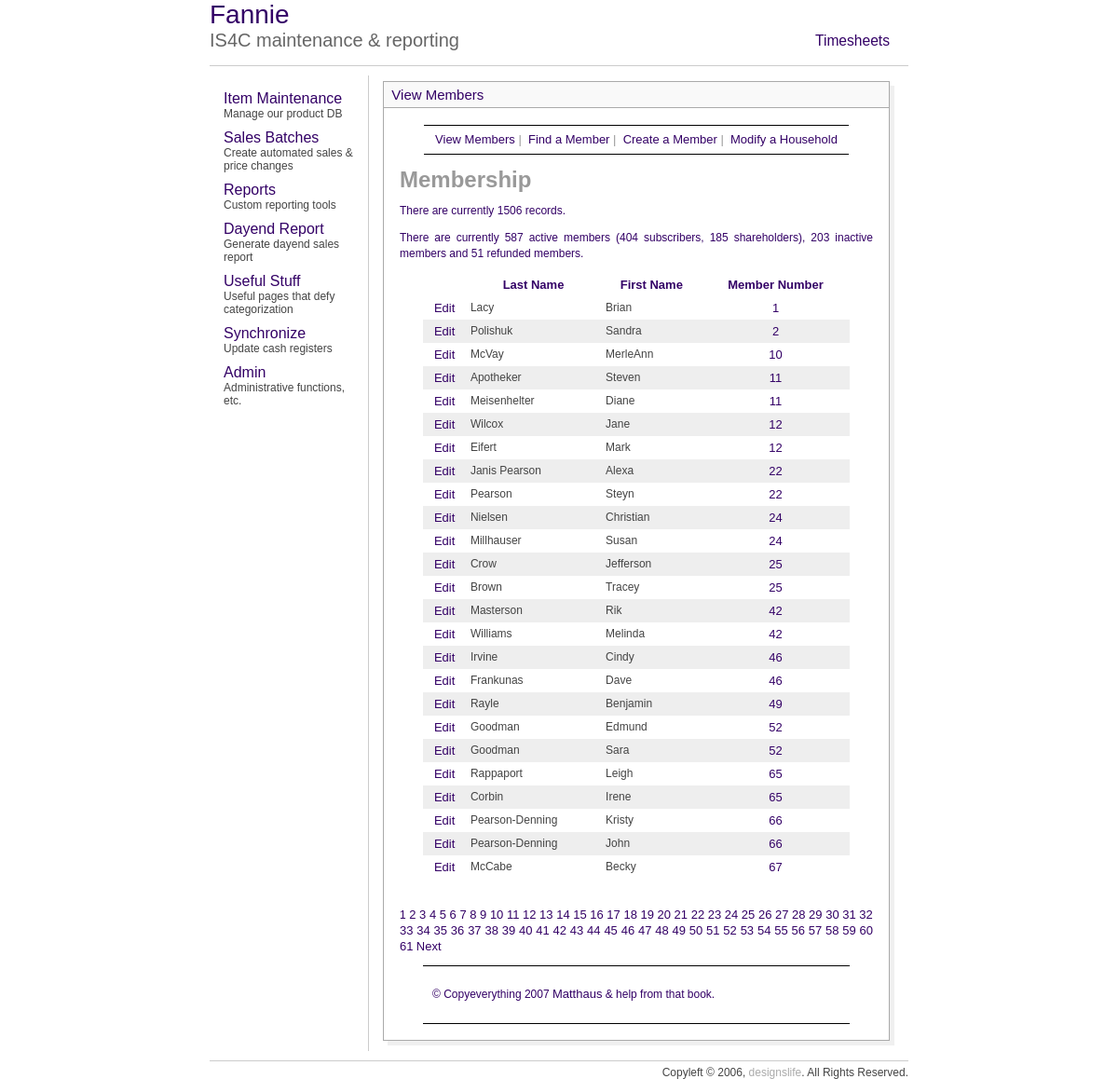
/mem/view_members.php?sort=cna&s=0&np=61, run on the app's committed database.
### tables this page shows
CREATE TABLE `custdata` (
  `CardNo` int(8) default NULL,
  `personNum` tinyint(4) NOT NULL default '1',
  `LastName` varchar(30) default NULL,
  `FirstName` varchar(30) default NULL,
  `CashBack` double NOT NULL default '60',
  `Balance` double NOT NULL default '0',
  `Discount` smallint(6) default NULL,
  `MemDiscountLimit` double NOT NULL default '0',
  `ChargeOk` tinyint(4) NOT NULL default '1',
  `WriteChecks` tinyint(4) NOT NULL default '1',
  `StoreCoupons` tinyint(4) NOT NULL default '1',
  `Type` varchar(10) NOT NULL default 'pc',
  `memType` tinyint(4) default NULL,
  `staff` tinyint(4) NOT NULL default '0',
  `SSI` double NOT NULL default '0',
  `Purchases` double NOT NULL default '0',
  `NumberOfChecks` smallint(6) NOT NULL default '0',
  `memCoupons` int(11) NOT NULL default '1',
  `blueLine` varchar(50) default NULL,
  `Shown` tinyint(4) NOT NULL default '1',
  `id` int(11) NOT NULL auto_increment,
  `modified` datetime NOT NULL,
  `phone` bigint(10) unsigned zerofill default NULL,
  `CouponOK` tinyint(1) default '0',
  PRIMARY KEY  (`id`),
  KEY `LastName` (`LastName`),
  KEY `CardNo_2` (`CardNo`,`memType`,`staff`,`id`,`personNum`)
);

### mem/view_members.php (the view, shortened to what this page needs)
<?php
echo'<h1 id="mainhead">Membership</h1>';
require_once ('../includes/mysqli_connect.php');
mysqli_select_db($db_slave, 'is4c_op');
$display = 25;
$query = "SELECT COUNT(id) FROM custdata ORDER BY cardno ASC";
$result = mysqli_query($db_slave, $query);
$row = mysqli_fetch_array($result, MYSQLI_NUM);
$num_records = $row[0];
$activeQ = "SELECT * FROM custdata WHERE memType in (1,2) AND cardno <> 3000 GROUP BY cardno";
$subscribersQ = "SELECT * FROM custdata WHERE memType = 2 AND cardno <> 3000 GROUP BY cardno";
$shareholdersQ = "SELECT * FROM custdata WHERE memType = 1 AND cardno <> 3000 GROUP BY cardno";
$inactiveQ = "SELECT * FROM custdata WHERE memType = 5 AND cardno <> 3000 GROUP BY cardno";
$refundQ = "SELECT * FROM custdata WHERE memType = 4 AND cardno <> 3000 GROUP BY cardno";
$activeR = mysqli_query($db_slave, $activeQ);
$inactiveR = mysqli_query($db_slave, $inactiveQ);
$refundR = mysqli_query($db_slave, $refundQ);
$subscribersR = mysqli_query($db_slave, $subscribersQ);
$shareholdersR = mysqli_query($db_slave, $shareholdersQ);
$subscribers = mysqli_num_rows($subscribersR);
$shareholders = mysqli_num_rows($shareholdersR);
$active = mysqli_num_rows($activeR);
$inactive = mysqli_num_rows($inactiveR);
$refund = mysqli_num_rows($refundR);
if (isset($_GET['np'])) {
	$num_pages = $_GET['np'];
} else {
	if ($num_records > $display) {
		$num_pages = ceil ($num_records/$display);
	} else {
		$num_pages = 1;
	}
}
if (isset($_GET['s'])) {
	$start = $_GET['s'];
} else {
	$start = 0;
}
$link1 = "{$_SERVER['PHP_SELF']}?sort=lna";
$link2 = "{$_SERVER['PHP_SELF']}?sort=fna";
$link3 = "{$_SERVER['PHP_SELF']}?sort=cna";
if (isset($_GET['sort'])) {
	switch ($_GET['sort']) {
		case 'cna':
		$order_by = 'CardNo ASC';
		$link3 = "{$_SERVER['PHP_SELF']}?sort=drd";
		break;
	}
	$sort = $_GET['sort'];
} else {
	$order_by = 'CardNo DESC';
	$sort = 'cnd';
}
$query = "SELECT LastName, FirstName, CardNo, id FROM custdata WHERE CardNo != 9999 AND CardNo != 99999 ORDER BY $order_by LIMIT $start, $display";
$result = mysqli_query($db_slave, $query);
echo "<p>There are currently $num_records records.</p>\n";
echo "<p>There are currently $active active members ($subscribers subscribers, $shareholders shareholders), $inactive inactive members and $refund refunded members.</p>\n";
echo '<table align="center" width="90%" cellspacing="0" cellpadding="5">
<tr>
<td align="center"><b></b></td>
<td align="center"><b><a href="' . $link1 . '&s=' . $start . '&np=' . $num_pages . '">Last Name</a></b></td>
<td align="center"><b><a href="' . $link2 . '&s=' . $start . '&np=' . $num_pages . '">First Name</a></b></td>
<td align="center"><b><a href="' . $link3 . '&s=' . $start . '&np=' . $num_pages . '">Member Number</a></b></td>
</tr>';
$bg = '#eeeeee';
while ($row = mysqli_fetch_array ($result, MYSQLI_ASSOC)) {
	$bg = ($bg=='#eeeeee' ? '#ffffff' : '#eeeeee');
	echo '<tr bgcolor="' . $bg . '">
	<td align="center"><a href="edit_member.php?id=' . $row['id'] . '">Edit</a></td>
	<td align="left">' . $row['LastName'] . '</td>
	<td align="left">' . $row['FirstName'] . '</td>
	<td align="center"><a href="modify_household.php?cardno=' . $row['CardNo'] . '">' . $row['CardNo'] . ' </a></td>
	</tr>';
}
echo '</table>';
if ($num_pages > 1) {
	echo '<br /><p>';
	$current_page = ($start/$display) + 1;
	for ($i = 1; $i <= $num_pages; $i++) {
		if ($i != $current_page) {
		echo '<a href="view_members.php?s=' . ($display * ($i - 1)) . '&np=' . $num_pages . '&sort=' . $sort . '">' . $i . '</a> ';
		} else {
			echo $i . ' ';
		}
	}
	if ($current_page != $num_pages) {
		echo '<a href="view_members.php?s=' . ($start + $display) . '&np=' . $num_pages . '&sort=' . $sort . '">Next</a> ';
	}
	echo '</p>';
}
?>

### includes/style.css (style rules this page uses)
p { font: "Arial,Lucida"; color:330066; font-size: 1em; line-height: 1.4em; }
body { font-family:arial; font-size:12px; cursor:default; color:AAAAAA; }
td { font-family:arial; font-size:12px; cursor:default; color:444444; }
a { color:330066; text-decoration:none; font-size:13px }

### mem/includes/layout.css (style rules this page uses)
body { font: 12px "Lucida Sans Unicode", Verdana, sans-serif; color: #333333; background: #FFF; margin: 0; padding: 0; }
#wrapper { margin: 0 auto; }
#content { margin: 0 25px 0 25px; padding: 1px; }
div#navbar1 { height: 30px; width: 100%; border-top: solid #000 1px; border-bottom: solid #000 1px; font-family: Arial, Helvetica, sans-serif; font-size: small; text-align: center; padding: 0px; margin: 0px; white-space: nowrap; line-height: 30px; }
#footer { border-bottom: 1px solid #000; border-top: 1px solid #000; margin: 0 25px 0 25px; padding: 10px; }

### data on the page
custdata: LastName "Lacy", FirstName "Brian", CardNo "1"
custdata: LastName "Polishuk", FirstName "Sandra", CardNo "2"
custdata: LastName "McVay", FirstName "MerleAnn", CardNo "10"
custdata: LastName "Apotheker", FirstName "Steven", CardNo "11"
custdata: LastName "Meisenhelter", FirstName "Diane", CardNo "11"
custdata: LastName "Wilcox", FirstName "Jane", CardNo "12"
custdata: LastName "Eifert", FirstName "Mark", CardNo "12"
custdata: LastName "Janis Pearson", FirstName "Alexa", CardNo "22"
custdata: LastName "Pearson", FirstName "Steyn", CardNo "22"
custdata: LastName "Nielsen", FirstName "Christian", CardNo "24"
custdata: LastName "Millhauser", FirstName "Susan", CardNo "24"
custdata: LastName "Crow", FirstName "Jefferson", CardNo "25"
custdata: LastName "Brown", FirstName "Tracey", CardNo "25"
custdata: LastName "Masterson", FirstName "Rik", CardNo "42"
custdata: LastName "Williams", FirstName "Melinda", CardNo "42"
custdata: LastName "Irvine", FirstName "Cindy", CardNo "46"
custdata: LastName "Frankunas", FirstName "Dave", CardNo "46"
custdata: LastName "Rayle", FirstName "Benjamin", CardNo "49"
custdata: LastName "Goodman", FirstName "Edmund", CardNo "52"
custdata: LastName "Goodman", FirstName "Sara", CardNo "52"
custdata: LastName "Rappaport", FirstName "Leigh", CardNo "65"
custdata: LastName "Corbin", FirstName "Irene", CardNo "65"
custdata: LastName "Pearson-Denning", FirstName "Kristy", CardNo "66"
custdata: LastName "Pearson-Denning", FirstName "John", CardNo "66"
custdata: LastName "McCabe", FirstName "Becky", CardNo "67"

### other printed values
$num_records "1506"
$active "587"
$subscribers "404"
$shareholders "185"
$inactive "203"
$refund "51"
